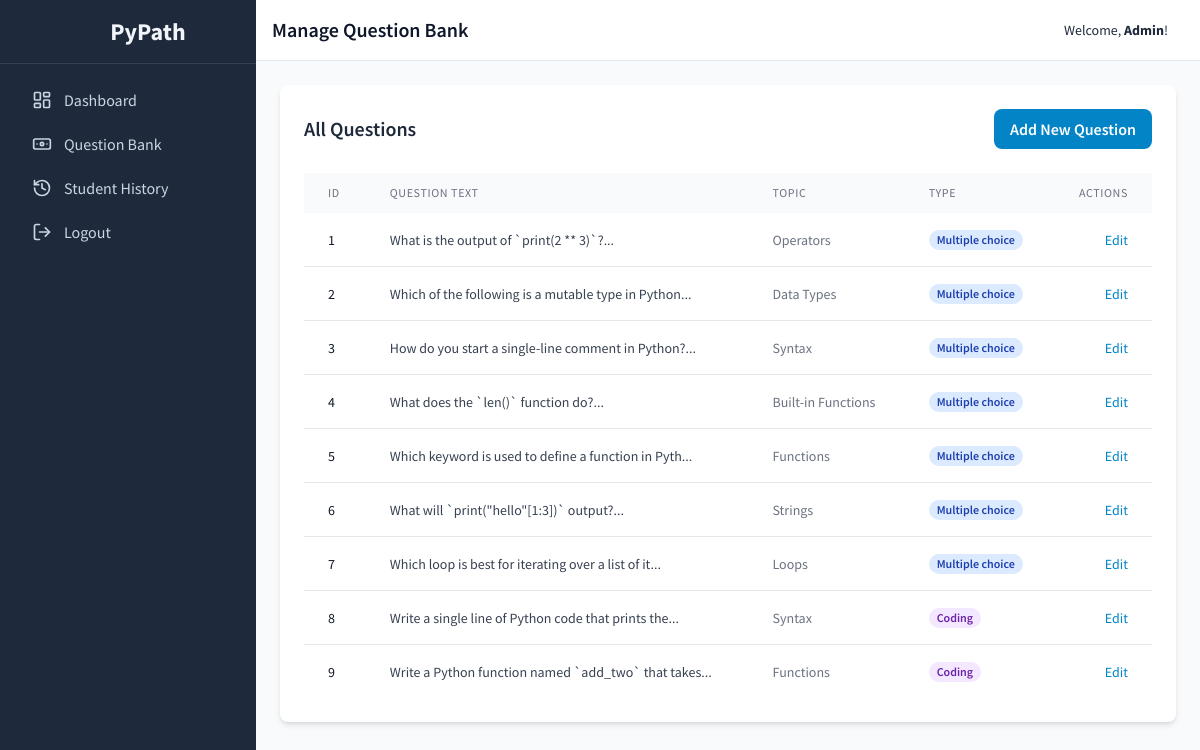
/admin/questions (signed in), run on an earlier commit of the app's database.
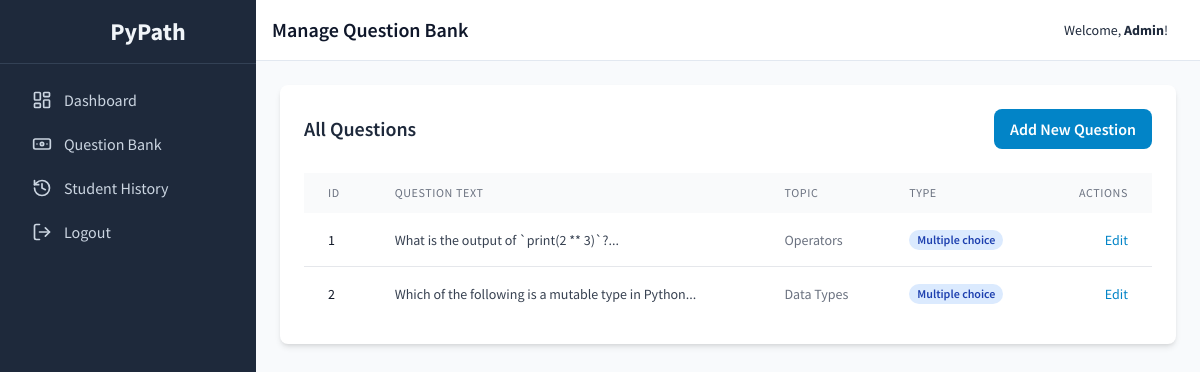
And on a later commit of the database.
### tables this page shows
CREATE TABLE questions (
    id INTEGER PRIMARY KEY AUTOINCREMENT,
    question_text TEXT NOT NULL,
    question_type TEXT NOT NULL DEFAULT 'multiple_choice',
    topic TEXT NOT NULL,
    option_a TEXT,
    option_b TEXT,
    option_c TEXT,
    option_d TEXT,
    correct_answer TEXT,
    correct_code_output TEXT
);

### app.py (the view)
@app.route('/admin/questions')
def admin_questions():
    if not is_admin(): return redirect(url_for('login'))
    conn = get_db_connection()
    questions = conn.execute('SELECT * FROM questions').fetchall()
    conn.close()
    return render_template('admin/questions.html', questions=questions)

### app.py (called while the page is built)
def get_db_connection():
    conn = sqlite3.connect('pypath.db', check_same_thread=False, detect_types=sqlite3.PARSE_DECLTYPES | sqlite3.PARSE_COLNAMES)
    conn.row_factory = sqlite3.Row
    return conn

def is_admin():
    return session.get('is_admin', False)

### templates/admin/questions.html (shortened to what this page needs)
{% extends "layout.html" %}
{% block header %}Manage Question Bank{% endblock %}
{% block content %}
<div class="bg-white p-6 rounded-lg shadow-md">
    <div class="flex justify-between items-center mb-6">
        <h2 class="text-xl font-semibold">All Questions</h2>
        <button class="bg-sky-600 text-white font-semibold py-2 px-4 rounded-lg hover:bg-sky-700">
            Add New Question
        </button>
    </div>
    <div class="overflow-x-auto">
        <table class="min-w-full bg-white">
            <thead class="bg-gray-50">
                <tr>
                    <th class="px-6 py-3 text-left text-xs font-medium text-gray-500 uppercase tracking-wider">ID</th>
                    <th class="px-6 py-3 text-left text-xs font-medium text-gray-500 uppercase tracking-wider">Question Text</th>
                    <th class="px-6 py-3 text-left text-xs font-medium text-gray-500 uppercase tracking-wider">Topic</th>
                    <th class="px-6 py-3 text-left text-xs font-medium text-gray-500 uppercase tracking-wider">Type</th>
                    <th class="px-6 py-3 text-right text-xs font-medium text-gray-500 uppercase tracking-wider">Actions</th>
                </tr>
            </thead>
            <tbody class="divide-y divide-gray-200">
                {% for question in questions %}
                <tr>
                    <td class="px-6 py-4 whitespace-nowrap text-sm font-medium text-gray-900">{{ question.id }}</td>
                    <td class="px-6 py-4 whitespace-nowrap text-sm text-gray-700">{{ question.question_text[:50] }}...</td>
                    <td class="px-6 py-4 whitespace-nowrap text-sm text-gray-500">{{ question.topic }}</td>
                    <td class="px-6 py-4 whitespace-nowrap text-sm text-gray-500">
                        <span class="px-2 inline-flex text-xs leading-5 font-semibold rounded-full {{ 'bg-blue-100 text-blue-800' if question.question_type == 'multiple_choice' else 'bg-purple-100 text-purple-800' }}">
                            {{ question.question_type.replace('_', ' ') | capitalize }}
                        </span>
                    </td>
                    <td class="px-6 py-4 whitespace-nowrap text-right text-sm font-medium">
                        <a href="{{ url_for('edit_question', id=question.id) }}" class="text-sky-600 hover:text-sky-900">Edit</a>
                    </td>
                </tr>
                {% else %}
                <tr>
                    <td colspan="5" class="px-6 py-4 text-center text-gray-500">No questions found in the bank.</td>
                </tr>
                {% endfor %}
            </tbody>
        </table>
    </div>
</div>
{% endblock %}

### templates/layout.html (shortened to what this page needs)
<!DOCTYPE html>
<html lang="en">
<head>
    <script src="https://cdn.tailwindcss.com"></script>
</head>
<body class="bg-slate-50 text-slate-800">
    <div class="flex h-screen bg-slate-100">
        <div class="hidden md:flex flex-col w-64 bg-slate-800 text-slate-100">
            <div class="flex items-center justify-center h-16 border-b border-slate-700">
                <i data-lucide="codepen" class="h-8 w-8 text-sky-500"></i>
                <span class="text-2xl font-bold ml-2">PyPath</span>
            </div>
            <div class="flex flex-col flex-grow p-4">
                <nav class="flex flex-col flex-grow space-y-1">
                    {% if session.is_admin %}
                    <a href="{{ url_for('dashboard') }}" class="flex items-center px-4 py-2 text-slate-300 rounded-lg hover:bg-slate-700 hover:text-white">
                        <i data-lucide="layout-dashboard" class="icon"></i><span class="ml-3">Dashboard</span>
                    </a>
                    <a href="{{ url_for('admin_questions') }}" class="flex items-center px-4 py-2 text-slate-300 rounded-lg hover:bg-slate-700 hover:text-white">
                        <i data-lucide="banknote" class="icon"></i><span class="ml-3">Question Bank</span>
                    </a>
                    <a href="{{ url_for('student_history') }}" class="flex items-center px-4 py-2 text-slate-300 rounded-lg hover:bg-slate-700 hover:text-white">
                        <i data-lucide="history" class="icon"></i><span class="ml-3">Student History</span>
                    </a>
                    {% endif %}
                    <button id="logoutBtn" class="flex items-center px-4 py-2 mt-auto text-slate-300 rounded-lg hover:bg-red-900/50 hover:text-white w-full text-left">
                        <i data-lucide="log-out" class="icon"></i><span class="ml-3">Logout</span>
                    </button>
                </nav>
            </div>
        </div>
        <div class="flex flex-col flex-1 overflow-hidden">
            <header class="flex justify-between items-center p-4 bg-white border-b border-slate-200">
                <h1 class="text-xl font-semibold text-slate-900">{% block header %}{% endblock %}</h1>
                <div class="flex items-center">
                    <span class="mr-4 text-sm">Welcome, <strong>{{ session.first_name or session.username }}</strong>!</span>
                </div>
            </header>
            <main class="flex-1 overflow-x-hidden overflow-y-auto bg-slate-50 p-6">
                {% block content %}{% endblock %}
            </main>
        </div>
    </div>
</body>
</html>

### templates/layout.html (style rules this page uses)
body { font-family: 'Source Sans Pro', sans-serif; }
.icon { width: 20px; height: 20px; stroke-width: 2; }

What changed in the data, as far as the page shows it:
removed questions: id "3", question_text "How do you start a single-line comment in Python?", topic "Syntax", question_type.replace "Multiple choice"
removed questions: id "4", question_text "What does the `len()` function do?", topic "Built-in Functions", question_type.replace "Multiple choice"
removed questions: id "5", question_text "Which keyword is used to define a function in Pyth", topic "Functions", question_type.replace "Multiple choice"
removed questions: id "6", question_text "What will `print(\"hello\"[1:3])` output?", topic "Strings", question_type.replace "Multiple choice"
removed questions: id "7", question_text "Which loop is best for iterating over a list of it", topic "Loops", question_type.replace "Multiple choice"
removed questions: id "8", question_text "Write a single line of Python code that prints the", topic "Syntax", question_type.replace "Coding"
removed questions: id "9", question_text "Write a Python function named `add_two` that takes", topic "Functions", question_type.replace "Coding"
